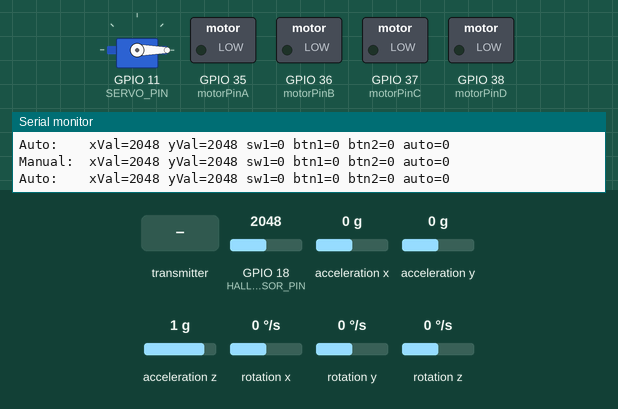
A sketch run on a simulated ESP32. Shown: servo, switched loads named in the sketch (green lamp = pin HIGH), the last lines printed to the serial monitor. Wiring (inferred from the names in the program): 3 × IR receiver: data GPIO 4 / data GPIO 41 / data GPIO 42. The test bench sets the inputs (shaded band); at power-on: GPIO 18 (HALL_SENSOR_PIN) = 2048, acceleration x 0 g, acceleration y 0 g, acceleration z 1 g, rotation x 0 °/s, rotation y 0 °/s, rotation z 0 °/s.

Above: at 4.2 s.
4.3 s: the transmitter starts sending btn1 = 1
At 4.66 s:
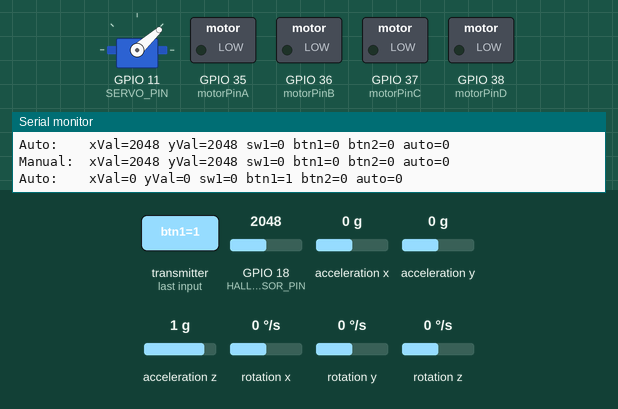
6.2 s: the transmitter starts sending xVal = 1024
At 6.7 s:
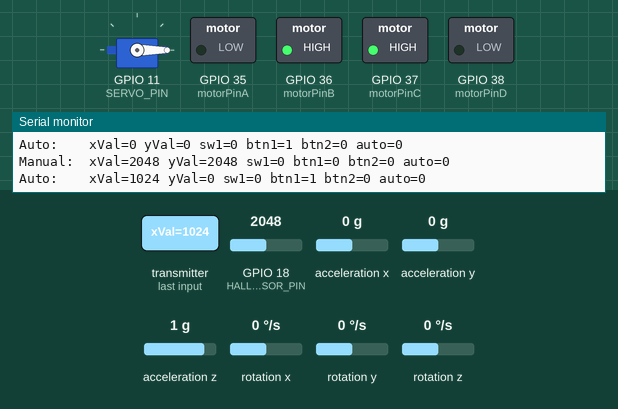
7.7 s: the transmitter starts sending yVal = 4095
At 8.9 s:
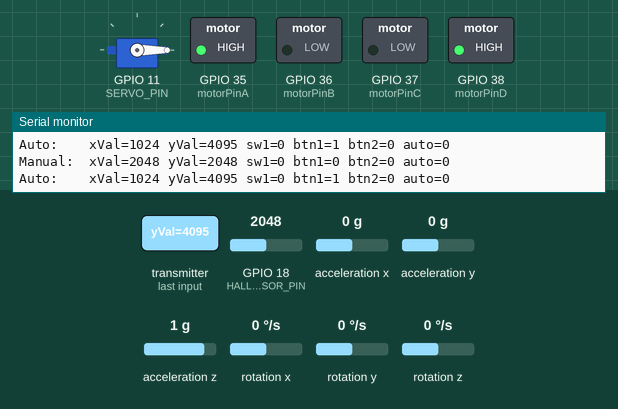
9.2 s: the transmitter starts sending yVal = 0
At 10.2 s:
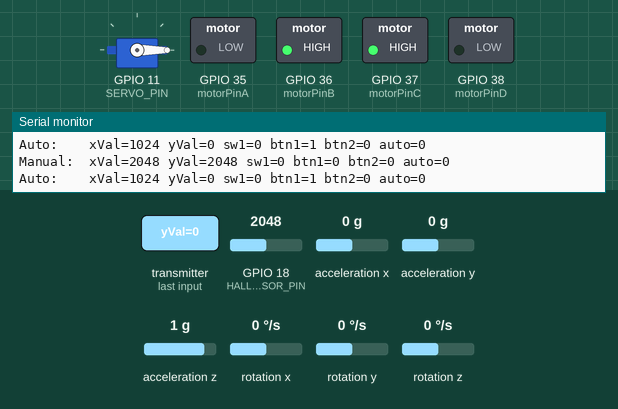
10.7 s: the transmitter starts sending yVal = 1024
At 11.4 s:
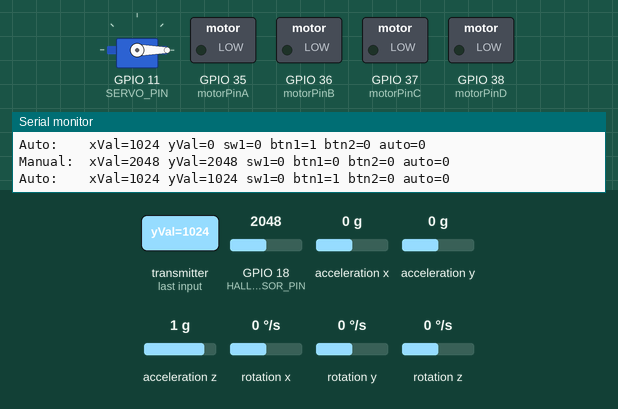
12.2 s: the transmitter starts sending xVal = 0
At 12.5 s:
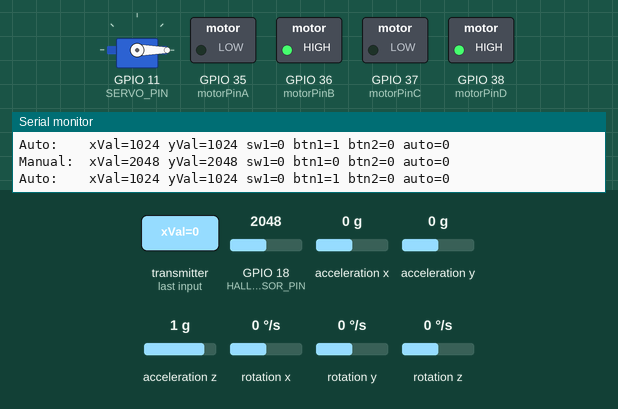
Timing chart, 0 to 14.7 s (numbered marks = the images above; inputs shaded):
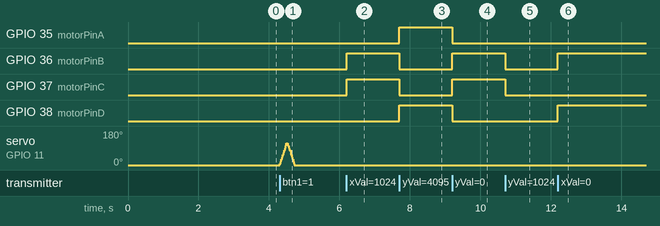

The sketch:

tankbot.ino
```cpp
#include <esp_now.h>
#include <WiFi.h>
#include <Wire.h>
#include <ESP32Servo.h>
#include <MPU6050_light.h>

#define HALL_SENSOR_PIN 18
#define LASER_RECEIVER_PIN 4
#define IRSENSOR1_PIN 42
#define IRSENSOR2_PIN 41

#define MPU_SDA_PIN 20
#define MPU_SCL_PIN 21

#define motorPinA 35
#define motorPinB 36
#define motorPinC 37
#define motorPinD 38

#define SERVO_PIN 11 // UPDATED: Servo is now on pin 11

uint8_t remoteMac[] = { 0xA0, 0xF2, 0x62, 0xE0, 0x47, 0xCC };
uint8_t battleGroundMac[] = { 0x10, 0x20, 0xBA, 0x4C, 0x50, 0x8C };
// A0:F2:62:E0:47:CC
uint8_t bridgeMac[6] = { 0 };
bool hasBridgePeer = false;

TwoWire MPUWire = TwoWire(0);
MPU6050 mpu(MPUWire);
bool mpuReady = false;

const int LOW_THRESHOLD = 500;
const int HIGH_THRESHOLD = 3500;
const unsigned long MANUAL_TIMEOUT_MS = 600;
const unsigned long AUTO_TIMEOUT_MS = 600;
const int HALL_THRESHOLD = 100;
const unsigned long FREEZE_DURATION = 10000;

// ---------------- Data Structures ----------------
typedef struct {
  int xVal;
  int yVal;
  bool sw1;
  bool btn1, btn2;
  bool isAutomatedMode;
} RemoteCommandData;

// Layout must match BattleGround TankBotTelemetry
typedef struct {
  bool laserValue;
  bool ir1Value;
  bool ir2Value;
  int hallValue;
  float m1;
} SensorData;

RemoteCommandData manualData = { 2048, 2048, false, false, false, false };
RemoteCommandData autoData = { 2048, 2048, false, false, false, false };
SensorData sensorData;

esp_now_peer_info_t peerInfo;
unsigned long lastManualTime = 0;
unsigned long lastAutoTime = 0;
unsigned long lastTelemetryTime = 0;
unsigned long freezeStartTime = 0;
bool isFrozen = false;

// ---------------- Servo / Hammer Variables ----------------
Servo myServo;
bool lastBtn1State = false;

enum HammerState { HAMMER_IDLE, HAMMER_STRIKING, HAMMER_RETURNING };
HammerState hammerState = HAMMER_IDLE;
int currentHammerAngle = 0;
unsigned long lastHammerStepTime = 0;

const int HAMMER_STEP_DELAY = 10;
const int HAMMER_STEP_SIZE = 6;

// Forward declaration of functions
void moveMotor();
void moveMotor(const RemoteCommandData &commandData, bool turnFirst = false);
void moveForward();
void moveBackward();
void turnRight();
void turnLeft();
void motorStop();
bool isSameMac(const uint8_t *a, const uint8_t *b);
bool isManualActive(const RemoteCommandData &commandData);
void addBridgePeerIfNeeded(const uint8_t *mac);
void handleHammerStrike(const RemoteCommandData &commandData);
void printRemoteCommandData(const char *label, const RemoteCommandData &data);
void sendTelemetry();

// Callback when data is sent
void OnDataSent(const uint8_t *mac_addr, esp_now_send_status_t status) {
  // Serial.print("\r\nLast Packet Send Status:\t");
  // Serial.println(status == ESP_NOW_SEND_SUCCESS ? "Success" : "Failed");
}

// Callback when data is received
void OnDataRecv(const uint8_t *mac, const uint8_t *incomingData, int len) {
  if (len != sizeof(RemoteCommandData)) {
    // Serial.println("Unexpected command size");
    return;
  }

  RemoteCommandData incomingCommand;
  memcpy(&incomingCommand, incomingData, sizeof(incomingCommand));

  if (isSameMac(mac, remoteMac)) {
    manualData = incomingCommand;
    lastManualTime = millis();
  } else {
    autoData = incomingCommand;
    lastAutoTime = millis();
    addBridgePeerIfNeeded(mac);
  }

  // Run movement logic immediately whenever new data arrives
  moveMotor();
}

void handleHammerStrike(const RemoteCommandData &commandData) {
  if (commandData.btn1 == true && lastBtn1State == false) {
    if (hammerState == HAMMER_IDLE) {
      hammerState = HAMMER_STRIKING;
      lastHammerStepTime = millis();
      // Serial.println("Button 1 pressed: Hammer strike");
    }
  }
  lastBtn1State = commandData.btn1;
}

void printRemoteCommandData(const char *label, const RemoteCommandData &data) {
  Serial.print(label);
  Serial.print(" xVal="); Serial.print(data.xVal);
  Serial.print(" yVal="); Serial.print(data.yVal);
  Serial.print(" sw1="); Serial.print(data.sw1);
  Serial.print(" btn1="); Serial.print(data.btn1);
  Serial.print(" btn2="); Serial.print(data.btn2);
  Serial.print(" auto="); Serial.println(data.isAutomatedMode);
}

bool isSameMac(const uint8_t *a, const uint8_t *b) {
  return memcmp(a, b, 6) == 0;
}

void addBridgePeerIfNeeded(const uint8_t *mac) {
  if (hasBridgePeer && isSameMac(mac, bridgeMac)) {
    return;
  }

  memcpy(bridgeMac, mac, 6);

  esp_now_peer_info_t bridgePeer = {};
  memcpy(bridgePeer.peer_addr, bridgeMac, 6);
  bridgePeer.channel = 0;
  bridgePeer.encrypt = false;

  if (!esp_now_is_peer_exist(bridgeMac)) {
    if (esp_now_add_peer(&bridgePeer) != ESP_OK) {
      // Serial.println("Failed to add automation bridge peer");
      hasBridgePeer = false;
      return;
    }
  }

  hasBridgePeer = true;
  // Serial.println("Automation bridge peer ready");
}

bool isManualActive(const RemoteCommandData &commandData) {
  return commandData.xVal < LOW_THRESHOLD ||
         commandData.xVal > HIGH_THRESHOLD ||
         commandData.yVal < LOW_THRESHOLD ||
         commandData.yVal > HIGH_THRESHOLD;
}

// --- MOTOR LOGIC ---
void moveMotor() {
  unsigned long now = millis();

  if (isFrozen) {
    motorStop();
    return;
  }

  bool manualFresh = (now - lastManualTime) <= MANUAL_TIMEOUT_MS;
  bool autoFresh = (now - lastAutoTime) <= AUTO_TIMEOUT_MS;

  RemoteCommandData activeCommand = { 2048, 2048, false, false, false, false };
  if (manualFresh && isManualActive(manualData)) {
    activeCommand = manualData;
  } else if (autoFresh) {
    activeCommand = autoData;
  }
  handleHammerStrike(activeCommand);

  if (manualFresh && isManualActive(manualData)) {
    moveMotor(manualData);
  } else if (autoFresh) {
    moveMotor(autoData, true);
  } else {
    motorStop();
  }
}

void moveMotor(const RemoteCommandData &commandData, bool turnFirst) {
  if (commandData.xVal == 0 && commandData.yVal == 0) {
    motorStop();
    return;
  }

  if (turnFirst) {
    if (commandData.yVal > HIGH_THRESHOLD) {
      turnRight();
      return;
    }
    if (commandData.yVal < LOW_THRESHOLD) {
      turnLeft();
      return;
    }
  }

  if (commandData.xVal > HIGH_THRESHOLD) {
    moveBackward();
  }
  else if (commandData.xVal < LOW_THRESHOLD) {
    moveForward();
  }
  else if (commandData.yVal > HIGH_THRESHOLD) {
    turnRight();
  }
  else if (commandData.yVal < LOW_THRESHOLD) {
    turnLeft();
  }
  else {
    motorStop();
  }
}

void moveForward() {
  digitalWrite(motorPinA, LOW);
  digitalWrite(motorPinB, HIGH);
  digitalWrite(motorPinC, LOW);
  digitalWrite(motorPinD, HIGH);
}

void moveBackward() {
  digitalWrite(motorPinA, HIGH);
  digitalWrite(motorPinB, LOW);
  digitalWrite(motorPinC, HIGH);
  digitalWrite(motorPinD, LOW);
}

void turnRight() {
  digitalWrite(motorPinA, HIGH);
  digitalWrite(motorPinB, LOW);
  digitalWrite(motorPinC, LOW);
  digitalWrite(motorPinD, HIGH);
}

void turnLeft() {
  digitalWrite(motorPinA, LOW);
  digitalWrite(motorPinB, HIGH);
  digitalWrite(motorPinC, HIGH);
  digitalWrite(motorPinD, LOW);
}

void motorStop() {
  digitalWrite(motorPinA, LOW);
  digitalWrite(motorPinB, LOW);
  digitalWrite(motorPinC, LOW);
  digitalWrite(motorPinD, LOW);
}

void setup() {
  Serial.begin(115200);

  pinMode(HALL_SENSOR_PIN, INPUT);
  pinMode(LASER_RECEIVER_PIN, INPUT);
  pinMode(IRSENSOR1_PIN, INPUT);
  pinMode(IRSENSOR2_PIN, INPUT);

  pinMode(motorPinA, OUTPUT);
  pinMode(motorPinB, OUTPUT);
  pinMode(motorPinC, OUTPUT);
  pinMode(motorPinD, OUTPUT);

  motorStop(); // Force stop on boot

  // --- SERVO SETUP ---
  myServo.setPeriodHertz(50);
  myServo.attach(SERVO_PIN, 500, 2400);
  myServo.write(0); // Start at 0 degrees
  // -------------------

  MPUWire.begin(MPU_SDA_PIN, MPU_SCL_PIN, 400000);

  byte mpuStatus = mpu.begin();
  // Serial.print("MPU Status: ");
  // Serial.println(mpuStatus);
  if (mpuStatus == 0) {
    mpuReady = true;
    // Serial.println("Do not move Tank Bot. Calibrating MPU...");
    delay(2000);
    mpu.calcOffsets();
    // Serial.println("MPU calibration done");
  } else {
    // Serial.println("MPU6050 not found. m1 will stay at 0.");
  }

  WiFi.mode(WIFI_STA);

  if (esp_now_init() != ESP_OK) {
    // Serial.println("Error initializing ESP-NOW");
    return;
  }

  esp_now_register_send_cb(esp_now_send_cb_t(OnDataSent));

  memcpy(peerInfo.peer_addr, remoteMac, 6);
  peerInfo.channel = 0;
  peerInfo.encrypt = false;

  if (esp_now_add_peer(&peerInfo) != ESP_OK) {
    // Serial.println("Failed to add peer");
    return;
  }

  memcpy(peerInfo.peer_addr, battleGroundMac, 6);
  if (esp_now_add_peer(&peerInfo) != ESP_OK) {
    // Serial.println("Failed to add BattleGround peer");
    return;
  }
  // Serial.println("BattleGround peer added");

  esp_now_register_recv_cb(esp_now_recv_cb_t(OnDataRecv));
}

void loop() {
  if (mpuReady) {
    mpu.update();
  }

  // Read sensors continuously
  sensorData.hallValue = analogRead(HALL_SENSOR_PIN);
  sensorData.laserValue = digitalRead(LASER_RECEIVER_PIN);
  sensorData.ir1Value = digitalRead(IRSENSOR1_PIN);
  sensorData.ir2Value = digitalRead(IRSENSOR2_PIN);
  sensorData.m1 = mpuReady ? mpu.getAngleZ() : 0;

  unsigned long now = millis();

  if (sensorData.hallValue < HALL_THRESHOLD && !isFrozen) {
    isFrozen = true;
    freezeStartTime = now;
    motorStop();
    // Serial.println("Tank freeze activated by Hall sensor");
  }

  if (isFrozen && (now - freezeStartTime >= FREEZE_DURATION)) {
    isFrozen = false;
    // Serial.println("Tank freeze ended");
  }

  if (hammerState != HAMMER_IDLE) {
    if (now - lastHammerStepTime >= HAMMER_STEP_DELAY) {
      lastHammerStepTime = now;

      if (hammerState == HAMMER_STRIKING) {
        currentHammerAngle += HAMMER_STEP_SIZE;
        if (currentHammerAngle >= 120) {
          currentHammerAngle = 120;
          hammerState = HAMMER_RETURNING;
        }
      } else if (hammerState == HAMMER_RETURNING) {
        currentHammerAngle -= HAMMER_STEP_SIZE;
        if (currentHammerAngle <= 0) {
          currentHammerAngle = 0;
          hammerState = HAMMER_IDLE;
          // Serial.println("Hammer returned to rest");
        }
      }
      myServo.write(currentHammerAngle);
    }
  }

  moveMotor();

  // Non-blocking timer to send telemetry and print data every 500ms
  if (millis() - lastTelemetryTime >= 500) {
    lastTelemetryTime = millis();

    sendTelemetry();

    printRemoteCommandData("Manual: ", manualData);
    printRemoteCommandData("Auto:   ", autoData);

    // Debug prints
    // Serial.println("-------------------------------------------------");
    // Serial.print("Manual: X="); Serial.print(manualData.xVal);
    // Serial.print(" Y="); Serial.print(manualData.yVal);
    // Serial.print(" | Auto: X="); Serial.print(autoData.xVal);
    // Serial.print(" Y="); Serial.println(autoData.yVal);

    // Serial.print("Hall: "); Serial.print(sensorData.hallValue);
    // Serial.print(" | Laser: "); Serial.print(sensorData.laserValue);
    // Serial.print(" | IR1: "); Serial.print(sensorData.ir1Value);
    // Serial.print(" | IR2: "); Serial.print(sensorData.ir2Value);
    // Serial.print(" | m1: "); Serial.println(sensorData.m1);
  }
}

void sendTelemetry() {
  esp_now_send(remoteMac, (uint8_t *)&sensorData, sizeof(sensorData));
  esp_now_send(battleGroundMac, (uint8_t *)&sensorData, sizeof(sensorData));

  if (hasBridgePeer) {
    esp_now_send(bridgeMac, (uint8_t *)&sensorData, sizeof(sensorData));
  }
}
```

Measured:
- after the input at 4.3 s, servo on GPIO 11 (SERVO_PIN): rises from 0° to 114° in 0.19 s, then falls to 0° in 0.22 s
- after the input at 6.2 s, GPIO 36 (motorPinB), GPIO 37 (motorPinC): LOW → HIGH at once
- after the input at 7.7 s, GPIO 35 (motorPinA), GPIO 38 (motorPinD): LOW → HIGH at once; GPIO 36 (motorPinB), GPIO 37 (motorPinC): HIGH → LOW at once
- after the input at 9.2 s, GPIO 35 (motorPinA), GPIO 38 (motorPinD): HIGH → LOW at once; GPIO 36 (motorPinB), GPIO 37 (motorPinC): LOW → HIGH at once
- after the input at 10.7 s, GPIO 36 (motorPinB), GPIO 37 (motorPinC): HIGH → LOW at once
- after the input at 12.2 s, GPIO 36 (motorPinB), GPIO 38 (motorPinD): LOW → HIGH at once
